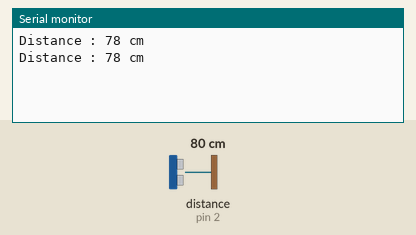
A sketch run on a simulated Arduino Uno, built with avr-gcc and run on an emulated ATmega328P. Shown: the last lines printed to the serial monitor. Wiring (inferred from the names in the program): ultrasonic range finder: trigger pin 3; echo pin 2. The inputs (shaded band) are chosen by the test bench; at power-on: distance to the obstacle (sensor on pin 2) 80 cm. The echo pulse lasts 58.3 µs per cm.

Above: at 1.8 s.
1.9 s: distance to the obstacle (sensor on pin 2) set to 2 cm
At 2.8 s:
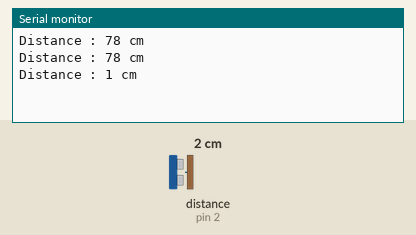
3.4 s: distance to the obstacle (sensor on pin 2) set to 4 cm
At 4.5 s:
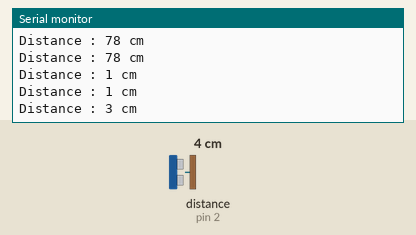
Timing chart, 0 to 6.4 s (numbered marks = the images above; inputs shaded):
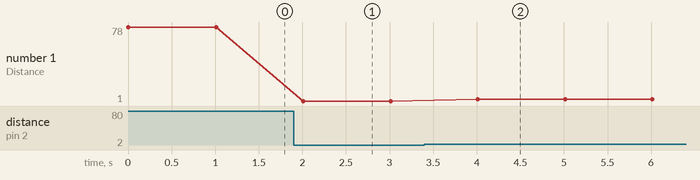

The sketch:

interfacing_ultrasonic_sensor_distance_based.ino
```cpp
/*
  Simple Arduino project to demonstrate distance calculation using Ultrasonic sensor.

  Things Required:
    1. Arduino Uno
    2. Data Cable
    3. Ultrasonic Sensor

    Echo pin     ------> Arduino pin 2
    Trigger pin  ------> Arduino pin 3
    VCC          ------> 5v
    GND          ------> GND

  Demo link: https://www.tinkercad.com/things/0GcFU7Y5cXk
  (by Ddhruv Arora)
*/


#define echoPin 2  // setting the echo pin
#define trigPin 3  // setting the trigger pin

long duration;
int distance;

void setup() {

  Serial.begin(9600); // Start the serial communication
  pinMode(trigPin, OUTPUT); // trigger is used to generate pulse, hence output
  pinMode(echoPin, INPUT); // echo is used to recieve the pulse, hence input

}

void loop() {

  // pulse generation block.
  digitalWrite(trigPin, LOW);
  delayMicroseconds(2);
  digitalWrite(trigPin, HIGH);
  delayMicroseconds(10);
  digitalWrite(trigPin, LOW);

  // Receving the pulse and calculating the distance
  duration = pulseIn(echoPin, HIGH);
  distance = (duration * 0.034 / 2); /* d = speed x time, speed = 0.034 (for air) */

  // printing the distance on Serial Monitor
  Serial.print("Distance : ");
  Serial.print(distance);
  Serial.println(" cm ");

  // It ensures no data buffer happens.
  delay(1000);

}
```

Measured:
- after the input at 1.9 s, the serial monitor: prints a new line after 0.11 s (image 1)
- after the input at 3.4 s, the serial monitor: prints a new line after 0.61 s (image 2)
- plotted number 1: 78 → 1 after the input at 1.9 s, 1 → 3 after the input at 3.4 s
